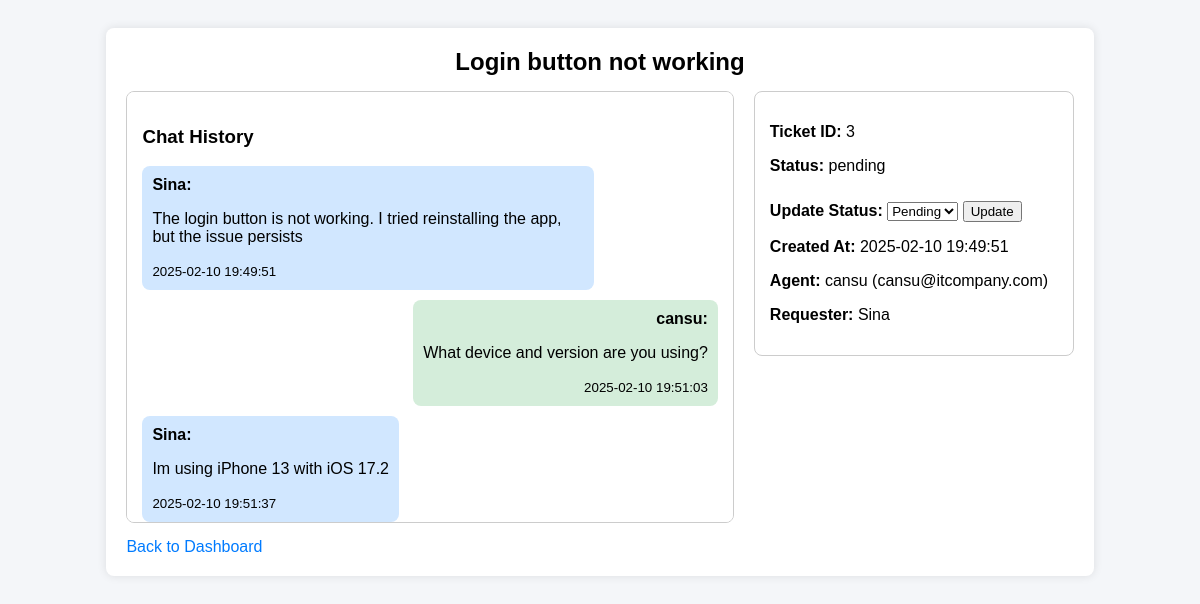
The page /ticket/3 (signed in) on the database its author committed.
### app.py (models this page shows)
class Ticket(db.Model):
    id = db.Column(db.Integer, primary_key=True)
    user_id = db.Column(db.Integer, db.ForeignKey('user.id'))
    agent_id = db.Column(db.Integer, db.ForeignKey('user.id'), nullable=True)
    subject = db.Column(db.String(255), nullable=False)
    description = db.Column(db.Text, nullable=False)
    status = db.Column(db.String(20), default="open")
    created_at = db.Column(db.DateTime, default=db.func.now())
    user = db.relationship('User', foreign_keys=[user_id], backref=db.backref('created_tickets', lazy=True))
    agent = db.relationship('User', foreign_keys=[agent_id], backref=db.backref('assigned_tickets', lazy=True))
    comments = db.relationship('Comment', backref='ticket', lazy=True, cascade="all, delete")

class Comment(db.Model):
    id = db.Column(db.Integer, primary_key=True)
    ticket_id = db.Column(db.Integer, db.ForeignKey('ticket.id'))
    user_id = db.Column(db.Integer, db.ForeignKey('user.id'))
    text = db.Column(db.Text, nullable=False)
    created_at = db.Column(db.DateTime, default=db.func.now())
    user = db.relationship('User', backref=db.backref('comments', lazy=True))

class User(UserMixin, db.Model):
    id = db.Column(db.Integer, primary_key=True)
    name = db.Column(db.String(100), nullable=False)
    email = db.Column(db.String(100), unique=True, nullable=False)
    password = db.Column(db.String(100), nullable=False)
    role = db.Column(db.String(50), nullable=False, default="employee")

### app.py (the view)
@app.route("/ticket/<int:ticket_id>")
@login_required
def view_ticket(ticket_id):
    ticket = Ticket.query.get_or_404(ticket_id)
    return render_template("view_ticket.html", ticket=ticket)

### app.py (called while the page is built)
@login_manager.user_loader
def load_user(user_id):
    return User.query.get(int(user_id))

### templates/view_ticket.html (shortened to what this page needs)
<!DOCTYPE html>
<html lang="en">
<head>
</head>
<body>
    <div class="main-container">
        <div class="ticket-header">
            {{ ticket.subject }}
        </div>
        <div class="ticket-body">
            <div class="chat-container">
                <h3>Chat History</h3>
                {% for comment in ticket.comments %}
                    <div class="message {% if comment.user.role == 'it' %}agent{% else %}user{% endif %}">
                        <strong>{{ comment.user.name }}:</strong>
                        <p>{{ comment.text }}</p>
                        <small>{{ comment.created_at }}</small>
                    </div>
                {% endfor %}
            </div>
            <div class="details-table">
                <p><strong>Ticket ID:</strong> {{ ticket.id }}</p>
                <p><strong>Status:</strong> {{ ticket.status }}</p>
                <form method="POST" action="{{ url_for('change_ticket_status', ticket_id=ticket.id) }}">
                    <label for="status"><strong>Update Status:</strong></label>
                    <select name="status" id="status" class="form-control">
                        <option value="pending" {% if ticket.status == 'pending' %}selected{% endif %}>Pending</option>
                    </select>
                    <button type="submit" class="btn btn-primary" style="margin-top: 10px;">Update</button>
                </form>
                <p><strong>Created At:</strong> {{ ticket.created_at }}</p>
                <p><strong>Agent:</strong> {% if ticket.agent %} {{ ticket.agent.name }} ({{ ticket.agent.email }}) {% else %} Not assigned {% endif %}</p>
                <p><strong>Requester:</strong> {{ ticket.user.name }}</p>
            </div>
        </div>
        <a href="{{ url_for('dashboard') }}">Back to Dashboard</a>
    </div>
</body>
</html>

### templates/view_ticket.html (style rules this page uses)
body { font-family: Arial, sans-serif; background-color: #f4f6f9; display: flex; flex-direction: column; align-items: center; }
.main-container { width: 80%; background: white; padding: 20px; border-radius: 8px; box-shadow: 0px 0px 10px rgba(0, 0, 0, 0.1); margin-top: 20px; }
.ticket-header { text-align: center; font-size: 24px; font-weight: bold; margin-bottom: 15px; }
.ticket-body { display: flex; flex-direction: row; gap: 20px; }
.chat-container { flex: 2; padding: 15px; background: #ffffff; border-radius: 8px; border: 1px solid #ccc; height: 400px; overflow-y: auto; display: flex; flex-direction: column; }
.message { padding: 10px; border-radius: 8px; max-width: 75%; margin-bottom: 10px; }
.message.user { background-color: #d1e7ff; align-self: flex-start; }
.message.agent { background-color: #d4edda; align-self: flex-end; text-align: right; }
.details-table { flex: 1; background: white; padding: 15px; border-radius: 8px; border: 1px solid #ccc; height: fit-content; }
a { text-decoration: none; color: #007bff; display: inline-block; margin-top: 15px; }

### rows shown on the page
Ticket: subject "Login button not working", id "3", status "pending", status "Pending", created_at "2025-02-10 19:49:51"
Comment: user.name "Sina", text "The login button is not working. I tried reinstalling the app, but the issue persists", created_at "2025-02-10 19:49:51"
Comment: user.name "cansu", text "What device and version are you using?", created_at "2025-02-10 19:51:03"
Comment: user.name "Sina", text "Im using iPhone 13 with iOS 17.2", created_at "2025-02-10 19:51:37"
User: agent.name "cansu", agent.email "cansu@itcompany.com"
User: user.name "Sina"
